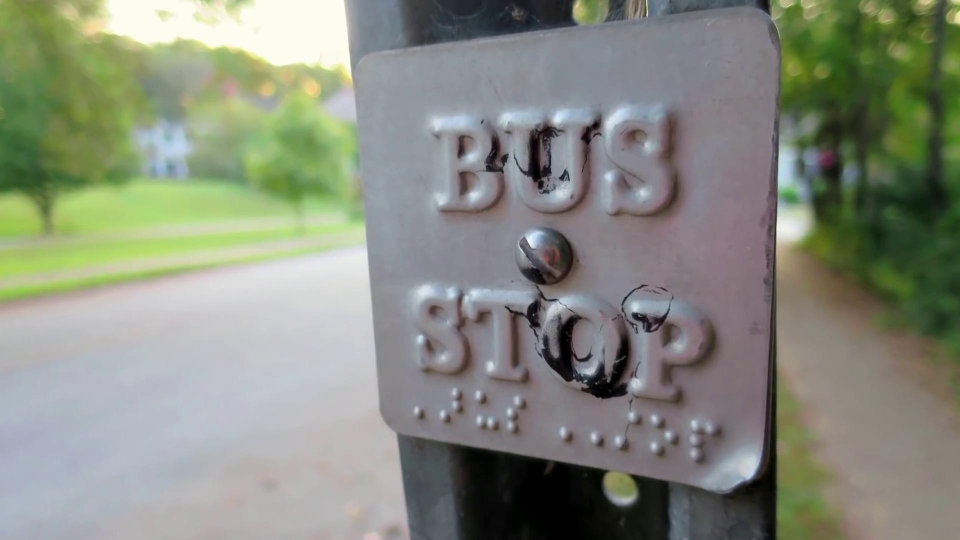
#> input picture dataset/Braille/images/train/0000121.jpg, 1920 x 1080 px (shown at 1/2 size); its folder holds only this picture in this run
$ jupyter execute --allow-errors Braille_cv.ipynb   (shell and % lines are left out)
#> lines starting #> are read from the running program, lines starting #| are printed output that depends on the picture; after the words box and inside, x2 and y2 are one past the last pixel; in counts of white or black regions, pixels touching at a corner belong together; long printed decimals are rounded
## Table system

#### Install dependencies

### Download image dataset

[cell 1]
import kaggle
import os
import numpy as np
import cv2
import matplotlib.pyplot as plt
from scipy.spatial.distance import pdist, squareform
import math

[cell 2]
# check whether file is not download yet
if os.path.exists('dataset/Braille') == 0:
    kaggle.api.authenticate()
    kaggle.api.dataset_download_files('changjianli/braille-dataset-for-scene-text-recognition', path = 'dataset', unzip = True)

### Prepare dataset

Add the image and label to Numpy accordingly

[cell 3]
# Function : crop_func, crop image with opencv
# [18 lines left out: function crop_func, not called in this run]

[cell 4]
# Function : preprocessing, preprocess an image
def proprocessing(img):

    img = cv2.cvtColor(img, cv2.COLOR_BGR2GRAY)

    # reshape all image to be the same
    img = cv2.resize(img, (224, 224))

    img = cv2.GaussianBlur(img, ksize = (5 ,5), sigmaX= 0)

    img = cv2.adaptiveThreshold(img, maxValue = 255, thresholdType=cv2.ADAPTIVE_THRESH_GAUSSIAN_C, adaptiveMethod = cv2.THRESH_BINARY, blockSize=3, C=2)

    img = cv2.erode(img, kernel=cv2.getStructuringElement(cv2.MORPH_RECT, (2,2)))

    return img

[cell 5]
# Function : read_images, read and store image value
def read_images(directory : str):

#> called with directory = 'dataset/Braille/images/train'
    images = []
    base_name = []

    for img_path in os.listdir(directory):

        # Check the format of the file
        if img_path.endswith(('.jpg', '.png', 'jpeg')):
            # read base_name
            base_name.append(os.path.splitext(img_path)[0])

            # read image
            img_full_path = os.path.join(directory, img_path)
            img = cv2.imread(img_full_path)
#> img is the input picture: shape (1080, 1920, 3); mean B, G, R 126.8, 139.7, 135.3

            img_pre = proprocessing(img)
#> in proprocessing, `img = cv2.cvtColor(img, cv2.COLOR_BGR2GRAY)`:
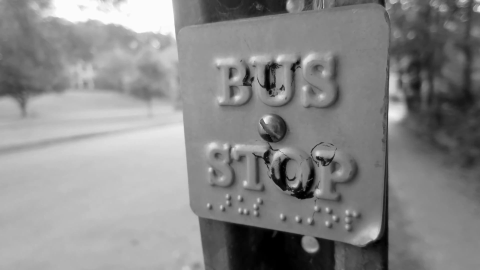
#> img: shape (1080, 1920) (shown at 1/4 size); min 0, max 254, mean 136.9
#> in proprocessing, `img = cv2.resize(img, (224, 224))`:
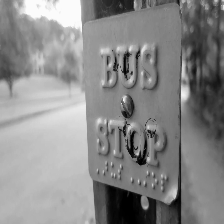
#> img: shape (224, 224); min 0, max 253, mean 136.9
#> in proprocessing, `img = cv2.GaussianBlur(img, ksize = (5 ,5), sigmaX= 0)`:
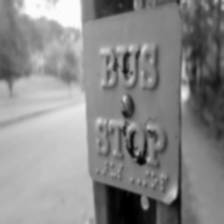
#> img: shape (224, 224); min 0, max 251, mean 136.9
#> in proprocessing, `img = cv2.adaptiveThreshold(img, maxValue = 255, thresholdType=cv2.ADA..`:
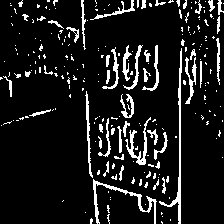
#> img: shape (224, 224); 10.2% white in thin lines or dots
#> in proprocessing, `img = cv2.erode(img, kernel=cv2.getStructuringElement(cv2.MORPH_RECT, ..`:
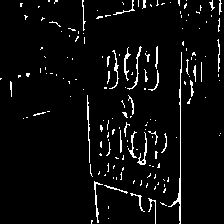
#> img: shape (224, 224); 4.6% white in thin lines or dots

            images.append(img_pre)

    return np.array(images), base_name

[cell 6]
# Test read file system
images, base_name = read_images('dataset/Braille/images/train')
#> base_name = ['0000121']

#> (a cell that did not finish here is left out)

[cell 8]
# Function : text_2_num, convert text value to number
# [11 lines left out: function text_2_num, not called in this run]

[cell 9]
# Function : read_label, read single file
# [17 lines left out: function read_label, not called in this run]

[cell 10]
# Function : read_labels, read label for entire directory
# [17 lines left out: function read_labels, not called in this run]

[cell 11]
# Test read labels system
# labels = read_labels(directory='dataset/Braille/labels/train', base_name=base_name)

[cell 12]
# labels[0]

### Read Braille index

[cell 13]
plt.imshow(images[0], cmap="gray")

#### Convert to dot location

[cell 14]
# Function : findDot, find dot location
def findDot(img):
    contours, _ = cv2.findContours(img, mode=cv2.RETR_LIST, method=cv2.CHAIN_APPROX_SIMPLE)
    return contours

[cell 15]
# Function : contour_2_dot, convert contour to dot
def contour_2_dot(contours, radius : int, threshold : int):

    new_contour = []

    img = np.zeros((224, 224), dtype=np.uint8)
    for contour in contours:

        # Skip the small contour
        if cv2.contourArea(contour) < threshold:
            continue

        (x, y), r = cv2.minEnclosingCircle(contour)
        new_contour.append((int(x),int(y)))
        cv2.circle(img, (int(x), int(y)), radius, color=255, thickness=1)

    return img, new_contour

[cell 16]
# Rotate an image according to the grid

[cell 17]
curr_contour = findDot(images[0])
#> in findDot, `contours, _ = cv2.findContours(img, mode=cv2.RETR_LIST, method=cv2.CHA..`: contours = 167 contours, 157 with area under 20; largest, box (x1, y1, x2, y2) and area: (168, 52, 182, 224) 82, (137, 132, 147, 165) 44, (124, 47, 131, 81) 38, (94, 181, 103, 223) 38, (127, 46, 142, 90) 36
#> curr_contour has the same summary as contours in findDot
img_draw, newContour = contour_2_dot(curr_contour, 2, 1)
#> the loop in contour_2_dot, `for contour in contours:` made 167 passes
#> (x, y, r) on passes 1, 4, 5: (91.5, 221.5, 1.58), (163, 203.5, 3.35), (151.5, 210.5, 12.98)
#> after the loop in contour_2_dot, `for contour in contours:`:
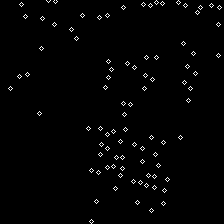
#> img: shape (224, 224); 1.4% white in thin lines or dots
#> after the loop in contour_2_dot, `for contour in contours:`: new_contour = 89 pairs, first value 10 to 219, second value 0 to 221
#> newContour has the same summary as new_contour in contour_2_dot
plt.imshow(img_draw, cmap = 'gray')

[cell 18]
newContour = np.array(newContour)

[cell 19]
# Function : plot_dot, plot location
def plot_dot(dot : np.ndarray, name : str, x_lim : int = 224, y_lim : int = 224):

    plt.xlim(0 , x_lim)
    plt.ylim(0 , y_lim)

    plt.gca().invert_yaxis()
    plt.axis('equal')

    plt.scatter(dot[:,0], dot[:,1])
    plt.title(name)

    plt.grid(True, linestyle = ':')
    plt.show()

[cell 20]
plot_dot(newContour, "Check the value of contour")
#> in plot_dot, `plt.show()`:
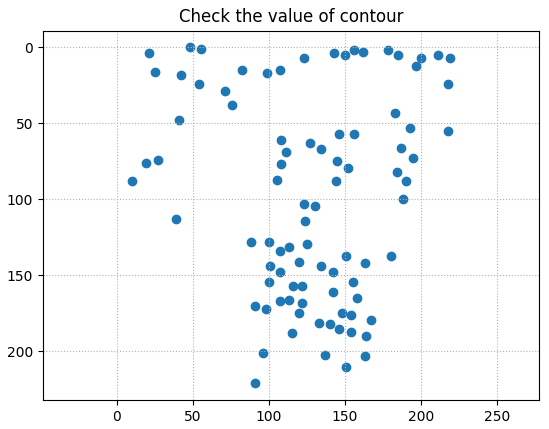
#> figure drawn by matplotlib, 1 panel

#### Preprocess Braille dot

[cell 21]
# Function : filter_contour, remove the dot that has min length less and greater than range
def filter_contour(contours : np.ndarray) -> np.ndarray:

    """
    This function to approximate contours value of y axis to be more discrete and ly on the grid

    Parameter : contour to filter
    Return : contour after filtering, Average distance

    DISCLAMER : This function may have a problem with character A
    """

    # delete duplicate value
    contours = np.unique(contours, axis = 0)

    dist = pdist(contours, metric = "euclidean")

    dist_square_form = squareform(dist)
    sorted_id = [np.argpartition(dist_square_form[i], 5) for i in range(contours.shape[0])]

    min_id = []

    for i in range(contours.shape[0]):
        for j in range(5):

            temp = dist_square_form[i][sorted_id[i][j]]

            if temp != 0:

                min_id.append([i, sorted_id[i][j]])
                break

    row_id = np.array(min_id)[:,0]
    col_id = np.array(min_id)[:,1]

    non_zero_min_dist = dist_square_form[row_id,col_id]
    avg_dist = np.mean(non_zero_min_dist)


    # check contour again and delete the one which is below or out threshold
    mask = (non_zero_min_dist < avg_dist - (avg_dist / 2)) | (non_zero_min_dist > math.sqrt(5) * avg_dist)
    contours = np.delete(contours, mask, axis = 0)

    return contours, avg_dist

[cell 22]
new_contour_fil, avg_dist = filter_contour(newContour)
#> in filter_contour, `contours = np.unique(contours, axis = 0)`: contours has the same summary as new_contour in contour_2_dot
#> in filter_contour, `dist = pdist(contours, metric = "euclidean")`: dist = 3916 values, max 249.4 at index 1359, min 5.83 at index 3901, mean 104.3
#> in filter_contour, `dist_square_form = squareform(dist)`:
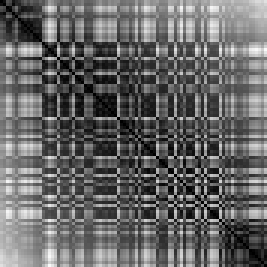
#> dist_square_form: shape (89, 89) float64 (shown 3 times larger); min 0, max 249.4, mean 103.1
#> in filter_contour, `sorted_id = [np.argpartition(dist_square_form[i], 5) for i in range(co..`: sorted_id = 89 items
#> after the loop in filter_contour, `for i in range(contours.shape[0]):`: min_id = 89 pairs, first value 0 to 88, second value 0 to 88
#> in filter_contour, `row_id = np.array(min_id)[:,0]`: row_id = 89 values from 0 to 88
#> in filter_contour, `col_id = np.array(min_id)[:,1]`: col_id = 89 values, max 88 at index 86, min 0 at index 4, mean 45.06
#> in filter_contour, `non_zero_min_dist = dist_square_form[row_id,col_id]`: non_zero_min_dist = 89 values, max 38.29 at index 5, min 5.83 at index 83, mean 13.99
#> in filter_contour, `avg_dist = np.mean(non_zero_min_dist)`: avg_dist = 13.99
#> in filter_contour, `contours = np.delete(contours, mask, axis = 0)`: contours = 81 pairs, first value 10 to 219, second value 0 to 221
#> new_contour_fil has the same summary as contours in filter_contour; avg_dist = 13.99
new_contour_fil.shape

[cell 23]
plot_dot(new_contour_fil, "After filter")

#### Group and find Braille index

[cell 24]
threshold = int(avg_dist / 4)
#> threshold = 3
new_table = np.zeros((5,3))
curr_contour = new_contour_fil
#> curr_contour has the same summary as contours in filter_contour

[cell 25]
# Function : check_dot_threshold, find whether location is near the dot contour
def check_dot_threshold(contour : np.ndarray, location : list) -> int:

    """ Check whether the contours is in cover area of threshold or not

        Parameter : location to check
        Return index of that contours
            case : If have contour -> contour position
            else : -1

    """
    # find the index of center in the contour
    index_found = np.where((location[1] <= contour[:,1] + threshold) & (location[1] >= contour[:,1] - threshold) & (location[0] >= contour[:,0] - threshold) & (location[0] <= contour[:,0] + threshold))
    if len(index_found[0]) != 0:
        return index_found[0][0]
    return -1

Check function : check_dot_threshold

[cell 26]
help(check_dot_threshold)

[cell 27]
# plot image with dot
plot_dot(new_contour_fil, name = 'test')
#> call 3 of plot_dot, with dot = array of shape (81, 2), name = 'test', x_lim = 224, y_lim = 224
#> in plot_dot (call 3), `plt.show()`:
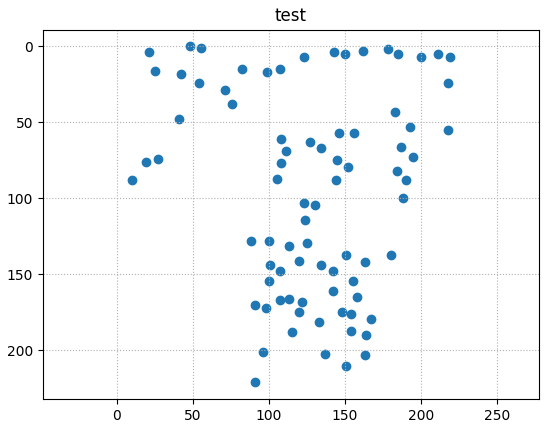
#> figure drawn by matplotlib, 1 panel

[cell 28]
index = check_dot_threshold(curr_contour, curr_contour[0] + [-2, 2])
#> in check_dot_threshold, `index_found = np.where((location[1] <= contour[:,1] + threshold) & (lo..`: index_found = ([0],)
#> index = 0
index
#> Out = 0

[cell 29]
table = np.zeros((5,3))

[cell 30]
# Function : traversion_check , recursive check neighbor
def traversion_check(contour : np.ndarray, current_pos : np.ndarray, curr_row : int, curr_col : int):

    global table
    global chk_ind

    # set value of table
    table[curr_row][curr_col] = 1

    # check on its neighbor left down, right down, left, right, down
    # format x,y
    step_check = [[-1, 1], [1, 1], [-1, 0], [1, 0], [0, 1]]
    array_step = np.array(step_check) * avg_dist
    array_step = array_step.astype(int)

    index = check_dot_threshold(contour, current_pos)
    if index != -1:
        chk_ind.append(index)
    for i in range(len(step_check)):

        location_2_check = current_pos + array_step[i]

        index = check_dot_threshold(contour, location_2_check.tolist())
        # print(index)
        new_row = curr_row + step_check[i][1]
        new_col = curr_col + step_check[i][0]
        if (index != -1):
            chk_ind.append(index)

            if table[new_row, new_col] != 1 and ((new_row < table.shape[0] and new_row >= 0) or (new_col < table.shape[1] and new_col >= 0)):
                traversion_check(contour, location_2_check, new_row , new_col)

    chk_ind = np.array(chk_ind)
    chk_ind = np.unique(chk_ind).tolist()

Check function : traversion_check

[cell 31]
chk_ind = []
table = np.zeros((5,3))

[cell 32]
index = 4
traversion_check(new_contour_fil, new_contour_fil[index], 2, 1)
#> in traversion_check, `array_step = np.array(step_check) * avg_dist`: array_step = [[-13.99, 13.99], [13.99, 13.99], [-13.99, 0], [13.99, 0], [0, 13.99]]
#> in traversion_check, `array_step = array_step.astype(int)`: array_step = [[-13, 13], [13, 13], [-13, 0], [13, 0], [0, 13]]
#> in traversion_check, `index = check_dot_threshold(contour, current_pos)`: index = 4
#> the loop in traversion_check, `for i in range(len(step_check)): ` made 5 passes
#> location_2_check on passes 1 to 5: [14, 87], [40, 87], [14, 74], [40, 74], [27, 87]
#> after the loop in traversion_check, `for i in range(len(step_check)):`: chk_ind = [4]
new_contour_fil[index], table, chk_ind

[cell 33]
# Select a row to assume position of row

num_contours = 3
min_y = np.min(curr_contour[:,1], axis = 0)
#> min_y = 0
row_tst_list = []

for i in range(num_contours):
    rand_table = np.random.randint(0,2, (5,3))
    loc_1 = np.where(rand_table == 1)
    fir_row_one = np.min(loc_1[0])
    min_location = [3,min_y + avg_dist * fir_row_one]
    row_tst_list.append([min_location, rand_table])
#> this loop made 3 passes
#> min_location on passes 1 to 3: [3, 0], [3, 13.99], [3, 0]
#> after the loop, row_tst_list = 3 items

print([loc[1] for loc, _ in row_tst_list])
#| [0.0, 13.988, 0.0]

[cell 34]
# Function : braille_index_row, find index of Braille on each row
def braille_index_row(group_char_list : list) -> list:

    length = len(group_char_list)

    # all table
    table_list = []


    # find min y for this group
    min_braille = 6
    begin_location_y = [group_char_list[i][0][1] for i in range(len(group_char_list))]
    max_location_y = max(begin_location_y)
    list_all_braille = []

    for i in range(length):

        index = 0
        for j in range(2):
            check_value = max_location_y - j * avg_dist
            bound_check = j * avg_dist
            if begin_location_y[i] > check_value - threshold and begin_location_y[i] < check_value + threshold:
                break
            index = index + 1

        # delete the first 2 - j row
        new_table = np.delete(group_char_list[i][1], [x for x in range(index)], axis = 0)

        # cut where row is all 0
        table_list.append(new_table)

        # calculate the table value to index format
        # finding where value is 1
        index_1 = np.where(table_list[i] == 1)

        list_braille_index = []

        for i in range(len(index_1[0])):
            list_braille_index.append(index_1[0][i] * 2 + index_1[1][i] + 1)

        if min_braille > min(list_braille_index):
            min_braille = min(list_braille_index)

        list_all_braille.append(list_braille_index)

    # print(min_braille)
    list_all_braille = [[item - 2 * ((min_braille - 1) // 2) for item in sublist] for sublist in list_all_braille]
    return list_all_braille

Check function : braille_index_row

[cell 35]
used_contour = new_contour_fil
#> used_contour has the same summary as contours in filter_contour

[cell 36]
braille_index_row(row_tst_list)
#> in braille_index_row, `length = len(group_char_list)`: length = 3
#> in braille_index_row, `begin_location_y = [group_char_list[i][0][1] for i in range(len(group_..`: begin_location_y = [0, 13.99, 0]
#> in braille_index_row, `max_location_y = max(begin_location_y)`: max_location_y = 13.99
#> the loop in braille_index_row, `for i in range(length): ` made 3 passes
#> (new_table, index_1) on passes 1, 3: ([[0, 1, 1], [1, 1, 1], [1, 1, 0], [0, 1, 0]], ([0, 0, 1, 1, 1, 2, 2, 3], [1, 2, 0, 1, 2, 0, 1, 1])), ([[0, 1, 1], [0, 1, 1], [0, 0, 1], [0, 1, 1]], ([0, 0, 1, 1, 2, 3, 3], [1, 2, 1, 2, 2, 1, 2]))
#> after the loop in braille_index_row, `for i in range(length):`: list_all_braille = [[2, 3, 3, 4, 5, 5, 6, 8], [4, 5, 6, 8, 9, 9, 10], [2, 3, 4, 5, 7, 8, 9]]; min_braille = 2; table_list = 3 items
#> Out has the same summary as list_all_braille in braille_index_row

[cell 37]
def delete_zero_col(table : np.ndarray) -> np.ndarray:

    # check if there no value of one in which col -> delete that col
    one_col = np.where(table == 1)[1]
    one_col = np.unique(one_col)

    zero_col = [i for i in range(table.shape[1]) if i not in one_col]
    new_table = np.delete(table, zero_col, axis = 1)

    return new_table

[cell 38]
used_contour = new_contour_fil

[cell 39]
# Function read_braille : loop read the value of braillle for all group
def read_braille():

    global used_contour
    global chk_ind
    """ Using threshold value to predict the Braille index
    Step #1 : Start with the minimum coordinate row before col
    Step #2 : Loop Row : check the value of the same row first by using threshold value
        Step #2.1 : Loop for each column : check the value of the same col and group 2 col
            Step #2.1.1 : Loop for row in each col group 3 -> write the index of that Braille -> Delete the contour
    Step #3 : Go back to Step #1 untill there's no contour to check
    """

    # sort with y value
    sorted_id = np.argsort(np.array(used_contour[:,1]))
    # sort used_contour
    used_contour = used_contour[sorted_id]
    # set min value
    min_dot_location = used_contour[0]

    # list to store data
    Braille_index_list = [] # collect value of all row
    list_table_row = [] # collect postion and table of row value
    chk_ind = [] # return value from traversion whether position is checked
    Braille_index_output = None

    while used_contour.size != 0:
        # edit the value table
        global table
        table = np.zeros((5,3))
        traversion_check(used_contour, used_contour[0], 2, 1)

        # print(chk_ind)
        # print(used_contour)
        used_contour = np.delete(used_contour, chk_ind, axis = 0)
        chk_ind = []

        table = delete_zero_col(table)
        # print(table)
        list_table_row.append([min_dot_location, table])

        if used_contour.size == 0:
            break

        # if skip to the next line
        if used_contour[0,1] > min_dot_location[1] + 3 * avg_dist:
            # read the value for previous row
            Braille_index_output = braille_index_row(sorted(list_table_row, key=lambda x: x[0][0]))
            # print(Braille_index_output)
            Braille_index_list.append(Braille_index_output)

            list_table_row = []
            min_dot_location = used_contour[0]

    # For the last line
    Braille_index_list.append(Braille_index_output)

    return Braille_index_list

Check function : read_braille

#> (a cell that did not finish here is left out)

#> in read_braille, `sorted_id = np.argsort(np.array(used_contour[:,1]))`: sorted_id = 81 values, max 80 at index 10, min 0 at index 42, mean 40
#> in read_braille, `min_dot_location = used_contour[0]`: min_dot_location = [48, 0]
#> the loop in read_braille, `while used_contour.size != 0:` made 6 passes
#> chk_ind on passes 1 to 5: [0], [0], [0, 1, 5], [0], [0]
#> after the loop in read_braille, `while used_contour.size != 0:`: Braille_index_list = []; list_table_row = 5 items; used_contour = 74 pairs, first value 10 to 219, second value 5 to 221
